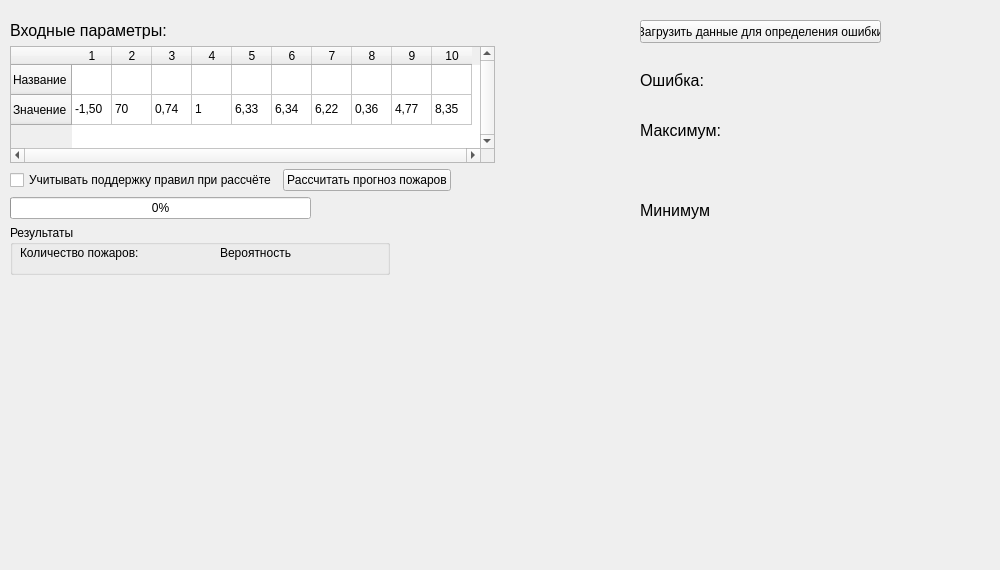
       <widget class="QWidget" name="tab_7">
        <attribute name="title">
         <string>ННПС</string>
        </attribute>
        <widget class="QWidget" name="verticalLayoutWidget">
         <property name="geometry">
          <rect>
           <x>10</x>
           <y>20</y>
           <width>601</width>
           <height>255</height>
          </rect>
         </property>
         <layout class="QVBoxLayout" name="verticalLayout_6">
          <item>
           <layout class="QHBoxLayout" name="horizontalLayout_15">
            <item>
             <widget class="QLabel" name="label_10">
              <property name="font">
               <font>
                <pointsize>12</pointsize>
               </font>
              </property>
              <property name="text">
               <string>Входные параметры:</string>
              </property>
             </widget>
            </item>
            <item>
             <spacer name="horizontalSpacer_11">
              <property name="orientation">
               <enum>Qt::Horizontal</enum>
              </property>
              <property name="sizeHint" stdset="0">
               <size>
                <width>40</width>
                <height>20</height>
               </size>
              </property>
             </spacer>
            </item>
           </layout>
          </item>
          <item>
           <layout class="QHBoxLayout" name="horizontalLayout_14">
            <item>
             <widget class="QTableWidget" name="inputNnpsTable">
              <property name="minimumSize">
               <size>
                <width>485</width>
                <height>105</height>
               </size>
              </property>
              <property name="verticalScrollBarPolicy">
               <enum>Qt::ScrollBarAlwaysOn</enum>
              </property>
              <property name="horizontalScrollBarPolicy">
               <enum>Qt::ScrollBarAlwaysOn</enum>
              </property>
              <property name="rowCount">
               <number>2</number>
              </property>
              <property name="columnCount">
               <number>10</number>
              </property>
              <attribute name="horizontalHeaderDefaultSectionSize">
               <number>40</number>
              </attribute>
              <row>
               <property name="text">
                <string>Название</string>
               </property>
              </row>
              <row>
               <property name="text">
                <string>Значение</string>
               </property>
              </row>
              <column/>
              <column/>
              <column/>
              <column/>
              <column/>
              <column/>
              <column/>
              <column/>
              <column/>
              <column/>
              <item row="0" column="0">
               <property name="text">
                <string/>
               </property>
              </item>
              <item row="1" column="0">
               <property name="text">
                <string>-1,50</string>
               </property>
              </item>
              <item row="1" column="1">
               <property name="text">
                <string>70</string>
               </property>
              </item>
              <item row="1" column="2">
               <property name="text">
                <string>0,74</string>
               </property>
              </item>
              <item row="1" column="3">
               <property name="text">
                <string>1</string>
               </property>
              </item>
              <item row="1" column="4">
               <property name="text">
                <string>6,33</string>
               </property>
              </item>
              <item row="1" column="5">
               <property name="text">
                <string>6,34</string>
               </property>
              </item>
              <item row="1" column="6">
               <property name="text">
                <string>6,22</string>
               </property>
              </item>
              <item row="1" column="7">
               <property name="text">
                <string>0,36</string>
               </property>
              </item>
              <item row="1" column="8">
               <property name="text">
                <string>4,77</string>
               </property>
              </item>
              <item row="1" column="9">
               <property name="text">
                <string>8,35</string>
               </property>
              </item>
             </widget>
            </item>
            <item>
             <spacer name="horizontalSpacer_10">
              <property name="orientation">
               <enum>Qt::Horizontal</enum>
              </property>
              <property name="sizeHint" stdset="0">
               <size>
                <width>40</width>
                <height>20</height>
               </size>
              </property>
             </spacer>
            </item>
           </layout>
          </item>
          <item>
           <layout class="QHBoxLayout" name="horizontalLayout_13">
            <item>
             <widget class="QCheckBox" name="suppRulesCheckBox">
              <property name="text">
               <string>Учитывать поддержку правил при рассчёте</string>
              </property>
             </widget>
            </item>
            <item>
             <widget class="QPushButton" name="nnpsButton">
              <property name="text">
               <string>Рассчитать прогноз пожаров</string>
              </property>
             </widget>
            </item>
            <item>
             <spacer name="horizontalSpacer">
              <property name="orientation">
               <enum>Qt::Horizontal</enum>
              </property>
              <property name="sizeHint" stdset="0">
               <size>
                <width>40</width>
                <height>20</height>
               </size>
              </property>
             </spacer>
            </item>
           </layout>
          </item>
          <item>
           <layout class="QHBoxLayout" name="horizontalLayout_16">
            <item>
             <widget class="QProgressBar" name="progressBar_nnps">
              <property name="value">
               <number>0</number>
              </property>
             </widget>
            </item>
            <item>
             <spacer name="horizontalSpacer_12">
              <property name="orientation">
               <enum>Qt::Horizontal</enum>
              </property>
              <property name="sizeHint" stdset="0">
               <size>
                <width>40</width>
                <height>20</height>
               </size>
              </property>
             </spacer>
            </item>
           </layout>
          </item>
          <item>
           <layout class="QHBoxLayout" name="horizontalLayout_17">
            <item>
             <widget class="QGroupBox" name="groupBox_2">
              <property name="minimumSize">
               <size>
                <width>380</width>
                <height>50</height>
               </size>
              </property>
              <property name="title">
               <string>Результаты</string>
              </property>
              <widget class="QLabel" name="label_4">
               <property name="geometry">
                <rect>
                 <x>10</x>
                 <y>20</y>
                 <width>121</width>
                 <height>16</height>
                </rect>
               </property>
               <property name="text">
                <string>Количество пожаров:</string>
               </property>
              </widget>
              <widget class="QLabel" name="label_17">
               <property name="geometry">
                <rect>
                 <x>210</x>
                 <y>20</y>
                 <width>71</width>
                 <height>16</height>
                </rect>
               </property>
               <property name="text">
                <string>Вероятность</string>
               </property>
              </widget>
              <widget class="QLabel" name="fireCountLabel">
               <property name="geometry">
                <rect>
                 <x>140</x>
                 <y>10</y>
                 <width>61</width>
                 <height>16</height>
                </rect>
               </property>
               <property name="text">
                <string/>
               </property>
              </widget>
              <widget class="QLabel" name="probLabel">
               <property name="geometry">
                <rect>
                 <x>290</x>
                 <y>20</y>
                 <width>61</width>
                 <height>16</height>
                </rect>
               </property>
               <property name="text">
                <string/>
               </property>
              </widget>
              <widget class="QLabel" name="fireCountLabel_2">
               <property name="geometry">
                <rect>
                 <x>140</x>
                 <y>30</y>
                 <width>61</width>
                 <height>16</height>
                </rect>
               </property>
               <property name="text">
                <string/>
               </property>
              </widget>
             </widget>
            </item>
            <item>
             <spacer name="horizontalSpacer_13">
              <property name="orientation">
               <enum>Qt::Horizontal</enum>
              </property>
              <property name="sizeHint" stdset="0">
               <size>
                <width>40</width>
                <height>20</height>
               </size>
              </property>
             </spacer>
            </item>
           </layout>
          </item>
         </layout>
        </widget>
        <widget class="QWidget" name="plotWidget_nnps" native="true">
         <property name="geometry">
          <rect>
           <x>10</x>
           <y>280</y>
           <width>981</width>
           <height>281</height>
          </rect>
         </property>
        </widget>
        <widget class="QPushButton" name="pushButton">
         <property name="geometry">
          <rect>
           <x>640</x>
           <y>20</y>
           <width>241</width>
           <height>23</height>
          </rect>
         </property>
         <property name="text">
          <string>Загрузить данные для определения ошибки</string>
         </property>
        </widget>
        <widget class="QLabel" name="label_32">
         <property name="geometry">
          <rect>
           <x>640</x>
           <y>70</y>
           <width>71</width>
           <height>21</height>
          </rect>
         </property>
         <property name="font">
          <font>
           <pointsize>12</pointsize>
          </font>
         </property>
         <property name="text">
          <string>Ошибка:</string>
         </property>
        </widget>
        <widget class="QLabel" name="fireErrorLabel">
         <property name="geometry">
          <rect>
           <x>730</x>
           <y>60</y>
           <width>71</width>
           <height>31</height>
          </rect>
         </property>
         <property name="font">
          <font>
           <pointsize>14</pointsize>
          </font>
         </property>
         <property name="text">
          <string/>
         </property>
        </widget>
        <widget class="QLabel" name="fireErrorLabel_1">
         <property name="geometry">
          <rect>
           <x>820</x>
           <y>60</y>
           <width>71</width>
           <height>31</height>
          </rect>
         </property>
         <property name="font">
          <font>
           <pointsize>14</pointsize>
          </font>
         </property>
         <property name="text">
          <string/>
         </property>
        </widget>
        <widget class="QLabel" name="label_33">
         <property name="geometry">
          <rect>
           <x>640</x>
           <y>120</y>
           <width>81</width>
           <height>21</height>
          </rect>
         </property>
         <property name="font">
          <font>
           <pointsize>12</pointsize>
          </font>
         </property>
         <property name="text">
          <string>Максимум:</string>
         </property>
        </widget>
        <widget class="QLabel" name="label_34">
         <property name="geometry">
          <rect>
           <x>640</x>
           <y>200</y>
           <width>71</width>
           <height>21</height>
          </rect>
         </property>
         <property name="font">
          <font>
           <pointsize>12</pointsize>
          </font>
         </property>
         <property name="text">
          <string>Минимум:</string>
         </property>
        </widget>
        <widget class="QLabel" name="fireErrorLabel_max">
         <property name="geometry">
          <rect>
           <x>730</x>
           <y>110</y>
           <width>71</width>
           <height>31</height>
          </rect>
         </property>
         <property name="font">
          <font>
           <pointsize>14</pointsize>
          </font>
         </property>
         <property name="text">
          <string/>
         </property>
        </widget>
        <widget class="QLabel" name="fireErrorLabel_min">
         <property name="geometry">
          <rect>
           <x>730</x>
           <y>190</y>
           <width>71</width>
           <height>31</height>
          </rect>
         </property>
         <property name="font">
          <font>
           <pointsize>14</pointsize>
          </font>
         </property>
         <property name="text">
          <string/>
         </property>
        </widget>
        <widget class="QLabel" name="fireErrorLabel_max_1">
         <property name="geometry">
          <rect>
           <x>810</x>
           <y>110</y>
           <width>71</width>
           <height>31</height>
          </rect>
         </property>
         <property name="font">
          <font>
           <pointsize>14</pointsize>
          </font>
         </property>
         <property name="text">
          <string/>
         </property>
        </widget>
        <widget class="QLabel" name="fireErrorLabel_min_1">
         <property name="geometry">
          <rect>
           <x>810</x>
           <y>190</y>
           <width>71</width>
           <height>31</height>
          </rect>
         </property>
         <property name="font">
          <font>
           <pointsize>14</pointsize>
          </font>
         </property>
         <property name="text">
          <string/>
         </property>
        </widget>
        <widget class="QLabel" name="fireErrorLabel_min_i">
         <property name="geometry">
          <rect>
           <x>730</x>
           <y>240</y>
           <width>71</width>
           <height>31</height>
          </rect>
         </property>
         <property name="font">
          <font>
           <pointsize>14</pointsize>
          </font>
         </property>
         <property name="text">
          <string/>
         </property>
        </widget>
        <widget class="QLabel" name="fireErrorLabel_min_i_1">
         <property name="geometry">
          <rect>
           <x>810</x>
           <y>240</y>
           <width>71</width>
           <height>31</height>
          </rect>
         </property>
         <property name="font">
          <font>
           <pointsize>14</pointsize>
          </font>
         </property>
         <property name="text">
          <string/>
         </property>
        </widget>
        <widget class="QLabel" name="fireErrorLabel_max_i">
         <property name="geometry">
          <rect>
           <x>730</x>
           <y>150</y>
           <width>71</width>
           <height>31</height>
          </rect>
         </property>
         <property name="font">
          <font>
           <pointsize>14</pointsize>
          </font>
         </property>
         <property name="text">
          <string/>
         </property>
        </widget>
        <widget class="QLabel" name="fireErrorLabel_max_i_1">
         <property name="geometry">
          <rect>
           <x>810</x>
           <y>150</y>
           <width>71</width>
           <height>31</height>
          </rect>
         </property>
         <property name="font">
          <font>
           <pointsize>14</pointsize>
          </font>
         </property>
         <property name="text">
          <string/>
         </property>
        </widget>
       </widget>
